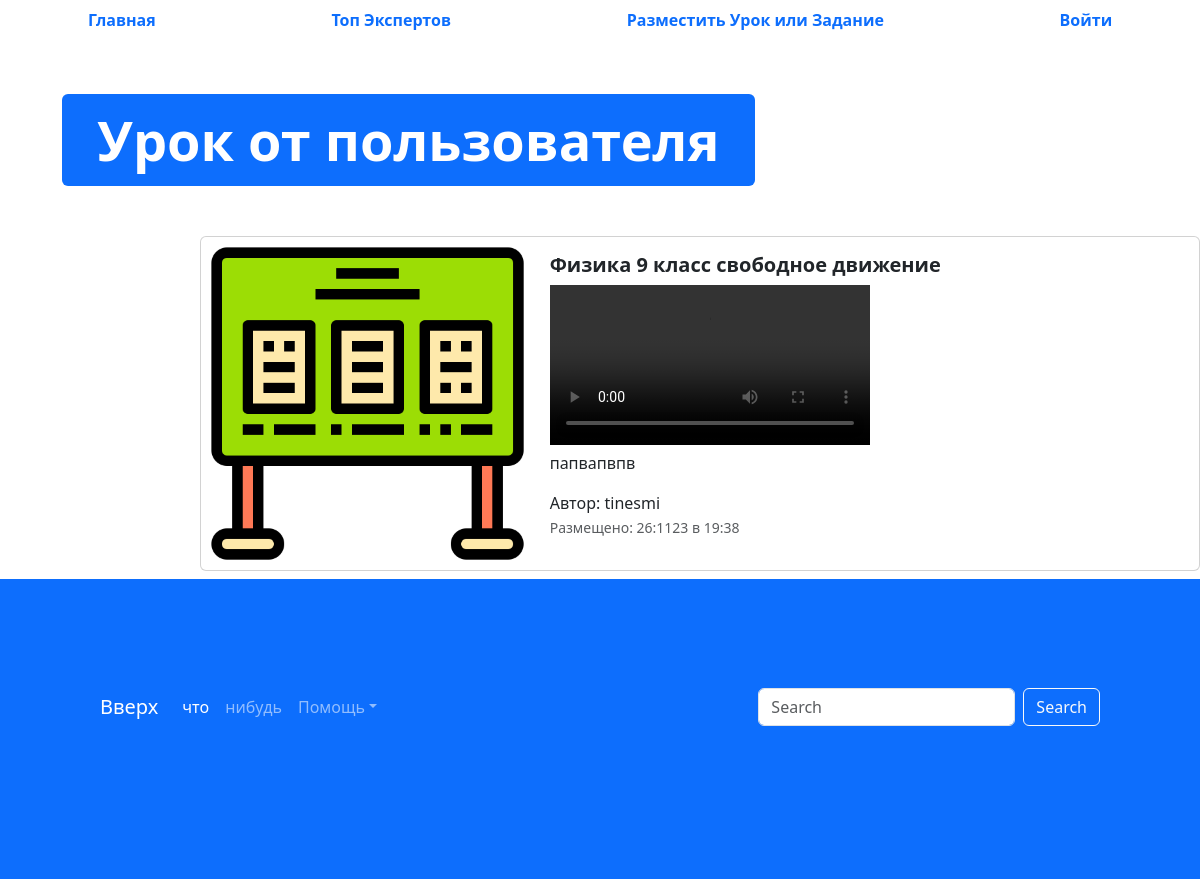
The page /advertisement/13 on the database its author committed.
### app_advertisements/models.py (models this page shows, shortened)
class Advertisement(models.Model):
    title = models.CharField(verbose_name="Заголовок", max_length=128)
    description = models.TextField(verbose_name="Описание")
    created_at = models.DateTimeField(auto_now_add=True)
    update_at = models.DateTimeField(auto_now=True)
    user = models.ForeignKey(to=User, verbose_name="Пользователь", on_delete=models.CASCADE)
    image = models.ImageField(verbose_name="Обложка", upload_to="advertisements/", blank=True, null=True)
    video = models.FileField(verbose_name="Видео", upload_to="advertisements/", blank=True, null=True)
    class Meta:
        db_table = 'advertisements'
    @admin.display(description="дата создания")
    def created_date(self):
        if self.created_at.date() == timezone.now().date():
            created_time = self.created_at.time().strftime("%H:%M")
            return format_html("<span style = 'color:blue;'>Сегодня в {} </span>",created_time)
        else:
            return self.created_at.strftime("%d:%m%y в %H:%M")

### app_advertisements/views.py (the view)
# urls.py: path("advertisement/<int:pk>", advertisement_detail, name="adv-detail"),
def advertisement_detail(request, pk):
    advertisement = Advertisement.objects.get(id=pk)
    context = {"advertisement": advertisement}
    return render(request, "app_advertisement/advertisement.html", context=context)

### templates/app_advertisement/advertisement.html (shortened to what this page needs)
{% extends 'base.html' %}
{% load static %}
{% block content%}
  <ul class="nav nav-pills sticky-top bg-white nav-fill">
    <li class="nav-item">
      <a class="nav-link" href="{% url 'main' %}">
        <span style="font-weight: bold;">Главная</span>
      </a>
    </li>
    <li class="nav-item">
      <a class="nav-link" href="{% url 'top-sellers' %}">
        <span style="font-weight: bold;">Топ Экспертов</span>
      </a>
    </li>
    <li class="nav-item">
      <a class="nav-link" href="{% url 'advertisement-post'%}">
        <span style="font-weight: bold;">Разместить Урок или Задание</span>
      </a>
    </li>
    {%  if user.is_authenticated  %}
    <li class="nav-item">
      <a class="nav-link" href="{% url 'profile'%}">
        <span style="font-weight: bold;">Профиль</span>
      </a>
    </li>
    <li class="nav-item">
      <a class="nav-link" href="{%  url 'logout'  %}">
        <span style="font-weight: bold;">Выйти</span>
      </a>
    </li>
    {% else %}
    <li class="nav-item">
      <a class="nav-link" href="{% url 'login'%}">
        <span style="font-weight: bold;">Войти</span>
      </a>
    </li>
    {%  endif  %}
  </ul>
  <div class="container" style="margin: 50px;">
    <div class="display-2">
      <span class="badge bg-primary">Урок от пользователя {{  ad.user  }}</span>
    </div>
  </div>
  <div class="col offset-2">
    <div class="card mb-2" style="max-width: 1200px; margin-top: 20px;">
      <div class="row g-0">
        <div class="col-md-4">
          <a href="#" class="nav-link">
            <img src="{%  if advertisement.image  %}{{  advertisement.image.url }} {% else %} {% static 'img/table.png' %} {%  endif  %}" class="img-fluid rounded-start" alt="Card title" >
          </a>
        </div>
        <div class="col">
          <div class="card-body">
            <h5 class="card-title">
              <a href="#" class="nav-link"><strong>{{ advertisement.title }}</strong></a>
            </h5>
            <div class="col">
              <video width="320" controls>
                <source src="{{  advertisement.video.url }}" type="video/mp4">
              </video>
            </div>
            <p class="card-text">{{ advertisement.description }}</p>
            <span>Автор: {{ advertisement.user }}</span>
            <p class="card-text"><small class="text-muted">Размещено: {{ advertisement.created_date }}</small></p>
          </div>
        </div>
      </div>
    </div>
  </div>
  <footer style="padding: 100px; min-height: 300px;" class="bg-primary">
    <nav class="navbar navbar-expand-sm navbar-dark">
      <a class="navbar-brand" href="#">Вверх</a>
      <div class="collapse navbar-collapse" id="collapsibleNavId">
        <ul class="navbar-nav me-auto mt-2 mt-lg-0">
          <li class="nav-item">
            <a class="nav-link active" href="#" aria-current="page">что</a>
          </li>
          <li class="nav-item">
            <a class="nav-link" href="#"> нибудь</a>
          </li>
          <li class="nav-item dropdown">
            <a class="nav-link dropdown-toggle" href="#" id="dropdownId" data-bs-toggle="dropdown" aria-haspopup="true"
              aria-expanded="false">Помощь</a>
          </li>
        </ul>
        <form class="d-flex my-2 my-lg-0">
          <input class="form-control me-sm-2" type="text" placeholder="Search">
          <button class="btn btn-outline-light my-2 my-sm-0" type="submit">Search</button>
        </form>
      </div>
    </nav>
  </footer>
{% endblock %}

### rows shown on the page
Advertisement: image (picture), title "Физика 9 класс свободное движение", description "папвапвпв", user "tinesmi", created_date "26:1123 в 19:38"
